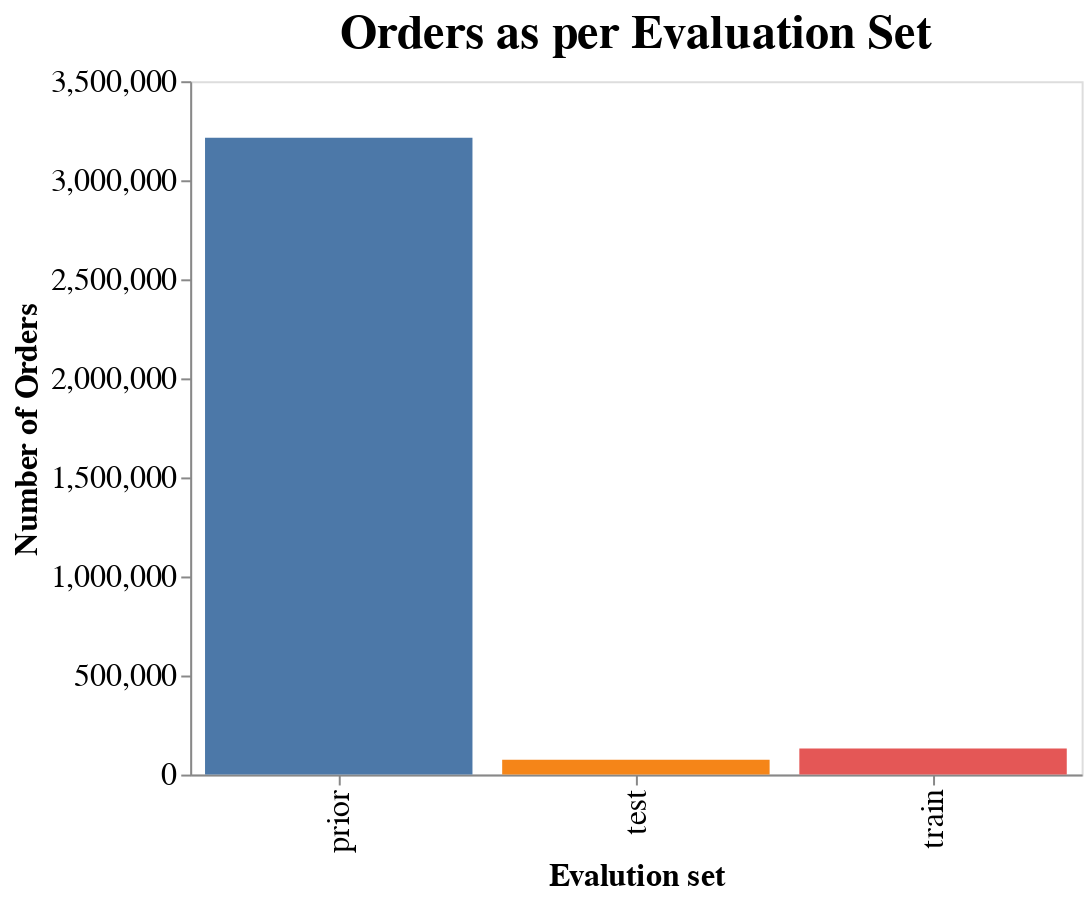

Here is the notebook cell this chart was saved with:
### Code cell
n = alt.Chart(count, height = 350, width = 450,title = 'Orders as per Evaluation Set').mark_bar().encode(
    x='i',
    y='order_number',
    color = alt.Color('i', legend=None)
).configure_axis(
    labelFontSize=16,
    titleFontSize=16,
    grid = False
).configure_title(fontSize=24)


n.encoding.y.title = 'Number of Orders'
n.encoding.x.title = 'Evalution set'

n

### Figure 1 — Vega-Lite specification as saved in the notebook (floating-point values rounded to 4 significant figures)
{"config": {"view": {"continuousWidth": 400, "continuousHeight": 300}, "axis": {"grid": false, "labelFontSize": 16, "titleFontSize": 16}, "title": {"fontSize": 24}}, "data": {"name": "data-59673407d41387f29e7bdb4ca729119e"}, "mark": "bar", "encoding": {"color": {"type": "nominal", "field": "i", "legend": null}, "x": {"type": "nominal", "field": "i", "title": "Evalution set"}, "y": {"type": "quantitative", "field": "order_number", "title": "Number of Orders"}}, "height": 350, "title": "Orders as per Evaluation Set", "width": 450, "$schema": "https://vega.github.io/schema/vega-lite/v4.0.0.json", "datasets": {"data-59673407d41387f29e7bdb4ca729119e": [{"order_number": 3214874, "i": "prior"}, {"order_number": 75000, "i": "test"}, {"order_number": 131209, "i": "train"}]}}
